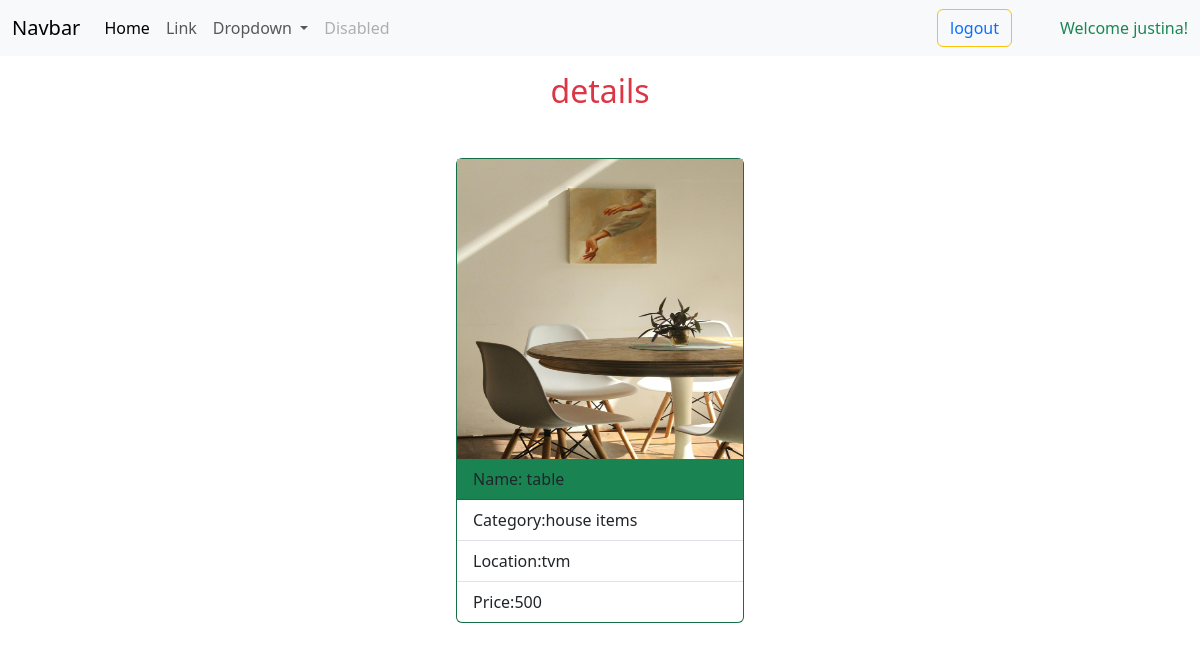
/scraps/4 (signed in), run on the app's committed database.
### scrapapp/models.py (models this page shows, shortened)
class Scraps(models.Model):
    name=models.CharField(max_length=200)
    category=models.CharField(max_length=200)
    price=models.PositiveIntegerField()
    location=models.CharField(max_length=200)
    image=models.ImageField(upload_to="images",null=True)

### scrapapp/views.py (the view)
# urls.py: path("scraps/<int:pk>",views.ScrapDetailView.as_view(),name="scrap-detail"),
@method_decorator(signin_required,name="dispatch")
class ScrapDetailView(View):
    def get(self,request,*args,**kwargs):
        id=kwargs.get("pk")
        qs=Scraps.objects.get(id=id)
        return render(request,"scrap_detail.html",{"data":qs})

### scrapapp/views.py (called while the page is built)
def signin_required(fn):
    def wrapper(request,*args,**kwargs):
        if not request.user.is_authenticated:
            messages.error(request,"invalid session")
            return redirect("signin")
        else:
            return fn(request,*args,**kwargs)
    return wrapper

### scrapapp/templates/scrap_detail.html
{%extends 'base.html'%}
{%block body_block%}
<h2 class="text-center text-danger mt-3">details</h2>
<div class="container d-flex justify-content-center mt-5">
    <div class="card bg-success " style="width: 18rem;">
      {%if data.image%}
      <img src="{{data.image.url}}" alt="" height="300px">
      {%endif%}
        <div class="card-header">
         Name: {{data.name}}
        </div>
        <ul class="list-group list-group-flush">
          <li class="list-group-item">Category:{{data.category}}</li>
          <li class="list-group-item">Location:{{data.location}}</li>
          <li class="list-group-item">Price:{{data.price}}</li>
        </ul>
      </div>
</div>
{%endblock%}

### scrapapp/templates/base.html (shortened to what this page needs)
<!DOCTYPE html>
<html lang="en">
<head>
    <link href="https://cdn.jsdelivr.net/npm/bootstrap@5.3.2/dist/css/bootstrap.min.css" rel="stylesheet">
</head>
<body>
    <nav class="navbar navbar-expand-lg bg-body-tertiary">
        <div class="container-fluid">
          <a class="navbar-brand" href="#">Navbar</a>
          <div class="collapse navbar-collapse" id="navbarSupportedContent">
            <ul class="navbar-nav me-auto mb-2 mb-lg-0">
              <li class="nav-item">
                <a class="nav-link active" aria-current="page" href="#">Home</a>
              </li>
              <li class="nav-item">
                <a class="nav-link" href="#">Link</a>
              </li>
              <li class="nav-item dropdown">
                <a class="nav-link dropdown-toggle" href="#" role="button" data-bs-toggle="dropdown" aria-expanded="false">
                  Dropdown
                </a>
              </li>
              <li class="nav-item">
                <a class="nav-link disabled" aria-disabled="true">Disabled</a>
              </li>
            </ul>
           <button class="btn btn-outline-warning"><a href="{%url 'signin'%}" class="ms-auto text-decoration-none"> logout</a></button>
        </div>
       <div class="ms-5 text-success "> Welcome {{request.user}}! </div>
      </nav>
  {%block body_block%}
  {%endblock%}
</body>
</html>

### data on the page
Scraps: image (picture), name "table", category "house items", location "tvm", price "500"

### other printed values
{{ request.user }} "justina"
